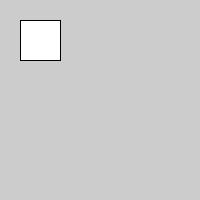
Frame 1 (no input)
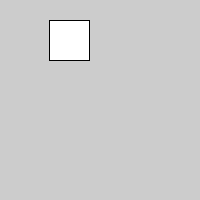
Frame 60 (the mouse pressed at the canvas centre just before this capture)
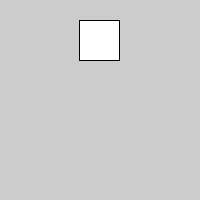
Frame 120 (the mouse held since frame 60 and released just before this capture)

The Processing sketch that drew these frames (run headless with seeded random() and noise(); from frame 60 on, the mouse is pressed at the canvas centre):

// Processing sketch: PP2_2_temp
// ── PP2_2_temp.pde
//Declare variables
float x = 0.0;
float y = 0.0;
//2. Set display size
void setup() {
  size(200, 200);
  y = 20;
  x = 20;

}

void draw() {
  //Set background
  background(204);
  square(x, y, 40);
 
  x = x + 0.5;
  
  if (x >= 80) {
    y = y + 0.5;
  }
  
}
